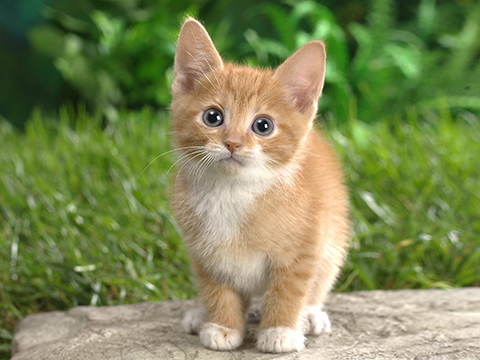
#> input picture src/cat.jpg, 480 x 360 px
$ python __init__.py cat.jpg
#> lines starting #> are read from the running program, lines starting #| are printed output that depends on the picture
__author__ = 'konzy'

from PIL import Image
from PIL import ImageFilter
from PIL import ImageEnhance
import os, sys

#import StringIO #reading from a string

for infile in sys.argv[1:]:
    f, e = os.path.splitext(infile)
    im = Image.open(infile)
#> im is the input picture: PIL image 480x360 RGB; mean R, G, B 125.8, 136, 85.7
    #im = Image.open(StringIO.StringIO(buffer))
    blurred = im.filter(ImageFilter.BLUR)
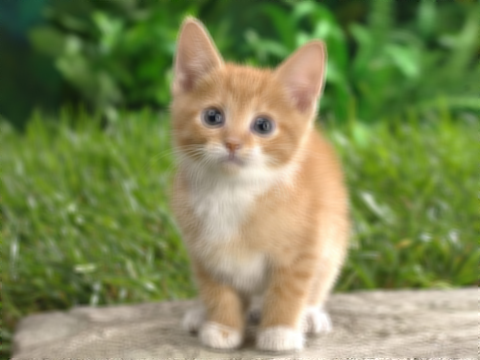
#> blurred: PIL image 480x360 RGB; mean R, G, B 125.8, 136, 85.7

    enh = ImageEnhance.Contrast(im)
    enh.enhance(1.3).show("30% More contrast")


    outfile = f + 'aug' + e
    rotated = im.rotate(10)
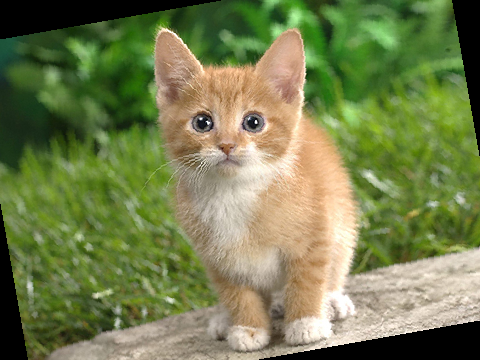
#> rotated: PIL image 480x360 RGB; mean R, G, B 117.3, 126.5, 78.7


    if infile != outfile:
        try:
            Image.open(infile).save(outfile)
        except IOError:
            print("cannot convert", infile)

#PIL Modes
#1 (1-bit pixels, black and white, stored with one pixel per byte)
#L (8-bit pixels, black and white)
#P (8-bit pixels, mapped to any other mode using a color palette)
#RGB (3x8-bit pixels, true color)
#RGBA (4x8-bit pixels, true color with transparency mask)
#CMYK (4x8-bit pixels, color separation)
#YCbCr (3x8-bit pixels, color video format)
#LAB (3x8-bit pixels, the L*a*b color space)
#HSV (3x8-bit pixels, Hue, Saturation, Value color space)
#I (32-bit signed integer pixels)
#F (32-bit floating point pixels)
